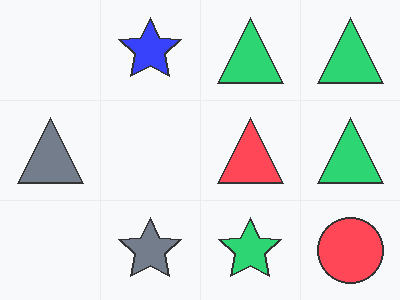
#> input picture captcha_service_test.png, 400 x 300 px
$ python -i image_optimizer.py   (imports and definitions only)
#> lines starting #> are read from the running program, lines starting #| are printed output that depends on the picture
import os
import uuid
from PIL import Image, ImageOps
from django.conf import settings
from django.core.files.storage import default_storage
from django.core.files.base import ContentFile
import io
import logging

logger = logging.getLogger(__name__)

class ImageOptimizer:
    """图片优化器"""

    def __init__(self):
        self.quality = 85
        self.max_width = 1920
        self.max_height = 1080
        self.thumbnail_sizes = [
            (150, 150),   # 小缩略图
            (300, 300),   # 中缩略图
            (600, 600),   # 大缩略图
        ]

    def optimize_image(self, image_file, output_format='JPEG', quality=None):
        """优化图片"""
#> called with image_file = '../../captcha_service_test.png', output_format = 'JPEG'
        try:
            # 打开图片
            with Image.open(image_file) as img:
                # 转换为RGB模式
#> img is the input picture: PIL image 400x300 RGB; mean R, G, B 225.7, 229, 227.1
                if img.mode in ('RGBA', 'LA', 'P'):
                    img = img.convert('RGB')

                # 调整大小
                img = self._resize_image(img)

                # 优化图片
                img = self._optimize_image(img)

                # 保存优化后的图片
                output = io.BytesIO()
                img.save(output, format=output_format, quality=quality or self.quality, optimize=True)
                output.seek(0)

                return ContentFile(output.getvalue())

        except Exception as e:
            logger.error(f"图片优化失败: {e}")
            return None

    def _resize_image(self, img):
        """调整图片大小"""
        # 计算新尺寸
        width, height = img.size
#> width = 400; height = 300

        if width <= self.max_width and height <= self.max_height:
            return img

        # 按比例缩放
        ratio = min(self.max_width / width, self.max_height / height)
        new_width = int(width * ratio)
        new_height = int(height * ratio)

        return img.resize((new_width, new_height), Image.Resampling.LANCZOS)

    def _optimize_image(self, img):
        """优化图片质量"""
        # 自动调整对比度和亮度
        img = ImageOps.autocontrast(img)
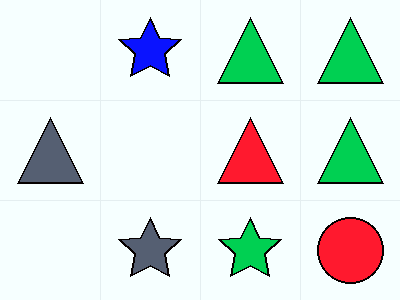
#> img: PIL image 400x300 RGB; mean R, G, B 218.8, 229.1, 225.6

        # 锐化
        img = img.filter(ImageFilter.UnsharpMask(radius=1, percent=150, threshold=3))

        return img

    # [168 lines left out: functions generate_thumbnails, _create_thumbnail, _save_thumbnail, compress_image, convert_format, add_watermark and 2 more, not called in this run]

class WebPConverter:
    """WebP转换器"""

    def __init__(self):
        self.quality = 80

    # [31 lines left out: functions convert_to_webp, convert_from_webp, not called in this run]

class ImageProcessor:
    """图片处理器"""

    def __init__(self):
        self.optimizer = ImageOptimizer()
        self.webp_converter = WebPConverter()

    # [54 lines left out: functions process_uploaded_image, get_optimized_image_url, not called in this run]

# 全局图片处理器实例
image_processor = ImageProcessor()

>>> result = ImageOptimizer().optimize_image('../../captcha_service_test.png')

$ run again, on captcha_test.png
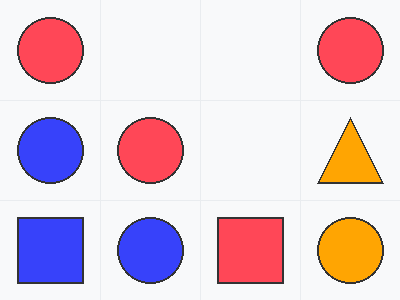
#> input picture captcha_test.png, 400 x 300 px
#> in optimize_image, img is the input picture: PIL image 400x300 RGB; mean R, G, B 226.4, 203.8, 215.2
#> in _optimize_image, `img = ImageOps.autocontrast(img)`:
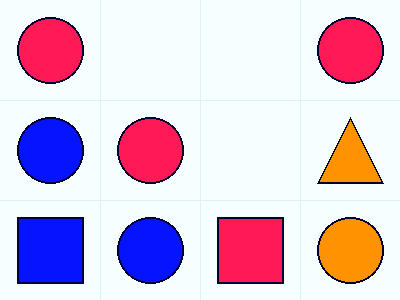
#> img: PIL image 400x300 RGB; mean R, G, B 219, 196.7, 219.1
